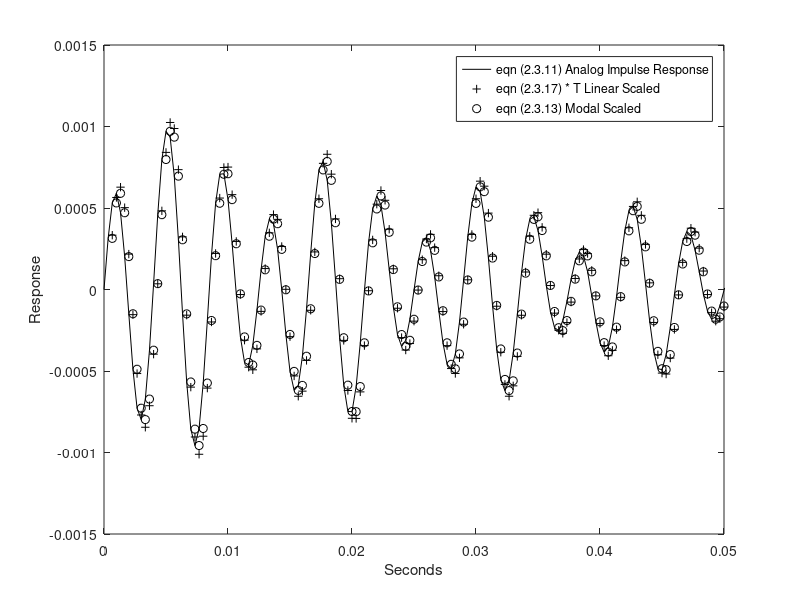
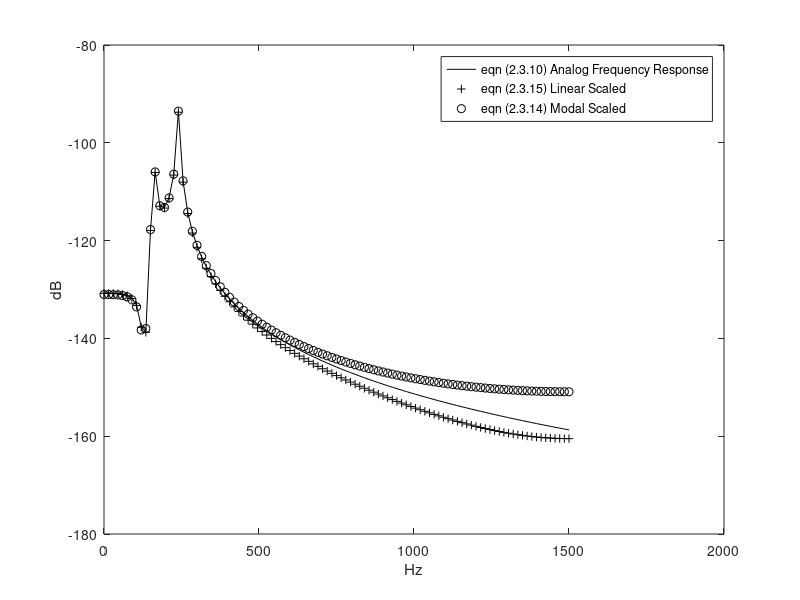

These figures' MATLAB source, in order:
%
% analog-digital system simulation Mar 19, 1994 DCS
% 
j=sqrt(-1);

fs=1000;		% analog frequency limit
T=1./fs;		% time step size
fd=3000;		% digital sample rate
%fd=600;		% digital sample rate
Td=1./fd;		% digital sample interval
ntimepts=200;		% samples in impulse response plots
nfreqpts=100;		% samples in frequency response plots

% 1 conjg zeros pair, 2 conjg pole pairs
fz1=130;
sigz1=+5;
fp1=240;
sigp1=-20;
fp2=160;
sigp2=-10;

sz1=sigz1+j.*2.*pi.*fz1;	% s-plane poles and zeros
sz1c=sigz1-j.*2.*pi.*fz1;
sp1=sigp1+j.*2.*pi.*fp1;
sp1c=sigp1-j.*2.*pi.*fp1;
sp2=sigp2+j.*2.*pi.*fp2;
sp2c=sigp2-j.*2.*pi.*fp2;

%
% Partial fraction expansion coeffs analog system
%
As=((sp1-sz1)*(sp1-sz1c))/((sp1-sp1c)*(sp1-sp2)*(sp1-sp2c));
Bs=((sp1c-sz1)*(sp1c-sz1c))/((sp1c-sp1)*(sp1c-sp2)*(sp1c-sp2c));
Cs=((sp2-sz1)*(sp2-sz1c))/((sp2-sp1)*(sp2-sp1c)*(sp2-sp2c));
Ds=((sp2c-sz1)*(sp2c-sz1c))/((sp2c-sp1)*(sp2c-sp1c)*(sp2c-sp2));

% analog system impulse response eqn (2.3.11)
n=0:ntimepts-1;
h=As*exp(sp1.*n.*Td)+Bs*exp(sp1c.*n.*Td)+Cs*exp(sp2.*n.*Td)+Ds*exp(sp2c.*n.*Td);

ifs=0:fd/(2.*nfreqpts):fd/2;
s=0+j.*2.*pi.*ifs;

%
% map s-plane system to digital domain z-plane
%

% z-plane poles and zeros
zz1=exp(sz1.*Td);	
zz1c=exp(sz1c.*Td);
zp1=exp(sp1.*Td);
zp1c=exp(sp1c.*Td);
zp2=exp(sp2.*Td);
zp2c=exp(sp2c.*Td);

%
% Partial fraction expansion coeffs digital z-plane system
%
Az=((zp1-zz1)*(zp1-zz1c))/((zp1-zp1c)*(zp1-zp2)*(zp1-zp2c));
Bz=((zp1c-zz1)*(zp1c-zz1c))/((zp1c-zp1)*(zp1c-zp2)*(zp1c-zp2c));
Cz=((zp2-zz1)*(zp2-zz1c))/((zp2-zp1)*(zp2-zp1c)*(zp2-zp2c));
Dz=((zp2c-zz1)*(zp2c-zz1c))/((zp2c-zp1)*(zp2c-zp1c)*(zp2c-zp2));

%
% Partial fraction expansion coeffs for z-plane all-pole system
%
Ac=1./((sp1-sp1c)*(sp1-sp2)*(sp1-sp2c));
Bc=1./((sp1c-sp1)*(sp1c-sp2)*(sp1c-sp2c));
Cc=1./((sp2-sp1)*(sp2-sp1c)*(sp2-sp2c));
Dc=1./((sp2c-sp1)*(sp2c-sp1c)*(sp2c-sp2));

% digital system impulse response
k=1:ntimepts;
tdd=(k+1).*Td;
ta=n.*Td;

% mapped amplitude scaled digital impulse response
hz=Td.*(Az*zp1.^k+Bz*zp1c.^k+Cz*zp2.^k+Dz*zp2c.^k); % eqn (2.3.17)* Td

%hz=exp(sigz1.*Td).*(1./Td^2).*(Ac*zp1.^k+Bc*zp1c.^k+Cc*zp2.^k+Dc*zp2c.^k);
% mapped impulse response with modal scaling
hzc=As*zp1.^k+Bs*zp1c.^k+Cs*zp2.^k+Ds*zp2c.^k; % eqn (2.3.13)
%
% plot impulse responses
%
figure(1);
% unscaled
plot(ta,real(h),'k',tdd,real(hz),'k+',tdd,real(hzc),'ko');	
legend('eqn (2.3.11) Analog Impulse Response','eqn (2.3.17) * T Linear Scaled','eqn (2.3.13) Modal Scaled');
axis([0 .05 -.0015 .0015]);
%axis([0 .2 -.005 .005]);
ylabel('Response');
xlabel('Seconds');
%
% Digital Frequency Responses
%
z=exp(s.*Td);			

% analog system frequency response
hw=((s-sz1).*(s-sz1c))./((s-sp1).*(s-sp1c).*(s-sp2).*(s-sp2c)); % eqn (2.3.10)

% mapped amplitude linear scaled digital response eqn (2.3.15)
hwz=Td.*((z-zz1).*(z-zz1c)).*(1./Td^2).*((Ac./(z-zp1))+(Bc./(z-zp1c))+(Cc./(z-zp2))+(Dc./(z-zp2c)));

% mapped modal scaled digital response eqn (2.3.14) 
hwzc=Td.*((As./(z-zp1))+(Bs./(z-zp1c))+(Cs./(z-zp2))+(Ds./(z-zp2c)));
%
% plot frequency responses
%
figure(2);
% amplitude scaled
plot(ifs,20.*log10(abs(hw)),'k',ifs,20.*log10(abs(hwz)),'k+',ifs,20.*log10(abs(hwzc)),'ko');	
legend('eqn (2.3.10) Analog Frequency Response','eqn (2.3.15) Linear Scaled','eqn (2.3.14) Modal Scaled');
ylabel('dB');
xlabel('Hz');
